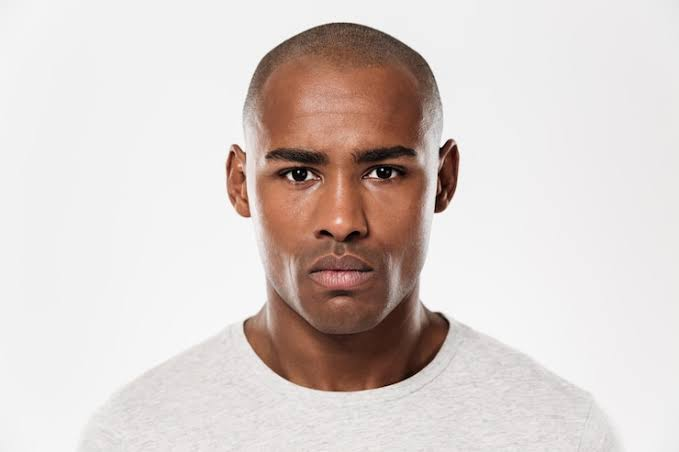
#> input picture Judah.jpeg, 679 x 452 px
$ python Main.py
#> lines starting #> are read from the running program, lines starting #| are printed output that depends on the picture; after the words box and inside, x2 and y2 are one past the last pixel; in counts of white or black regions, pixels touching at a corner belong together
import cv2

face_haar_cascade = cv2.CascadeClassifier(cv2.data.haarcascades + 'haarcascade_frontalface_default.xml')
image = cv2.imread('Judah.jpeg')
#> image is the input picture: shape (452, 679, 3); mean B, G, R 203.6, 207.3, 217.5
gray = cv2.cvtColor(image, cv2.COLOR_BGR2GRAY)
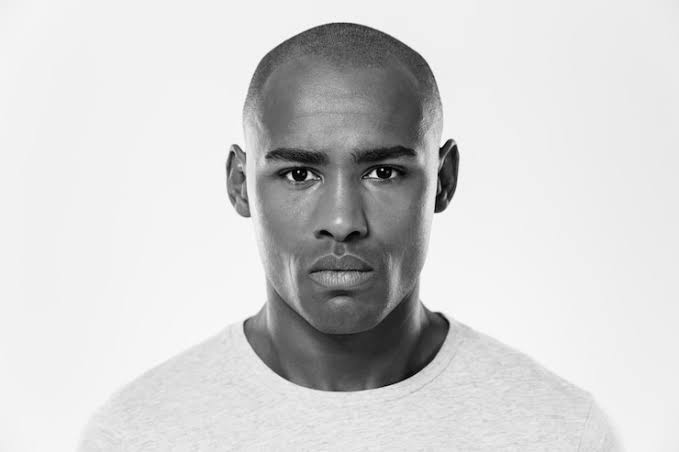
#> gray: shape (452, 679); min 0, max 255, mean 210
#cv2.imshow("Gray", gray)
#cv2.waitKey(0)

faces = face_haar_cascade.detectMultiScale(gray, 1.1, 4)
#> faces = [[234, 87, 219, 219]]

for (x,y,w,h) in faces:
    cv2.rectangle(image, (x,y), (x+w, y+h),(0, 255, 0), 5)
#> this loop made 1 pass
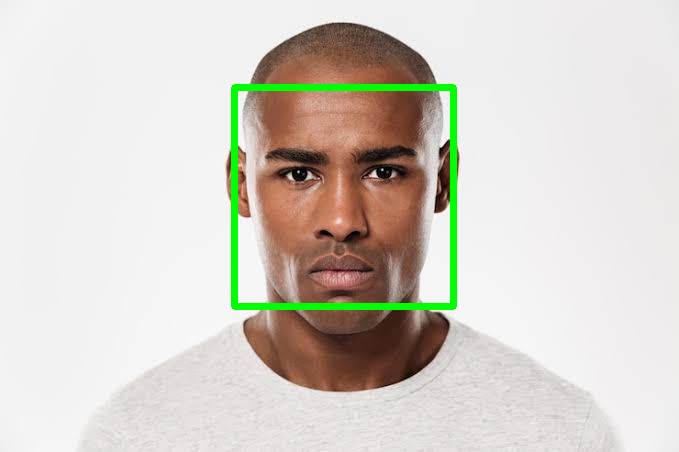
#> image: shape (452, 679, 3); 1.99% of pixels changed, all inside (x1, y1, x2, y2) = (231, 84, 457, 310)

cv2.imshow("Faces", image)
cv2.waitKey(0)
cv2.destroyAllWindows()
